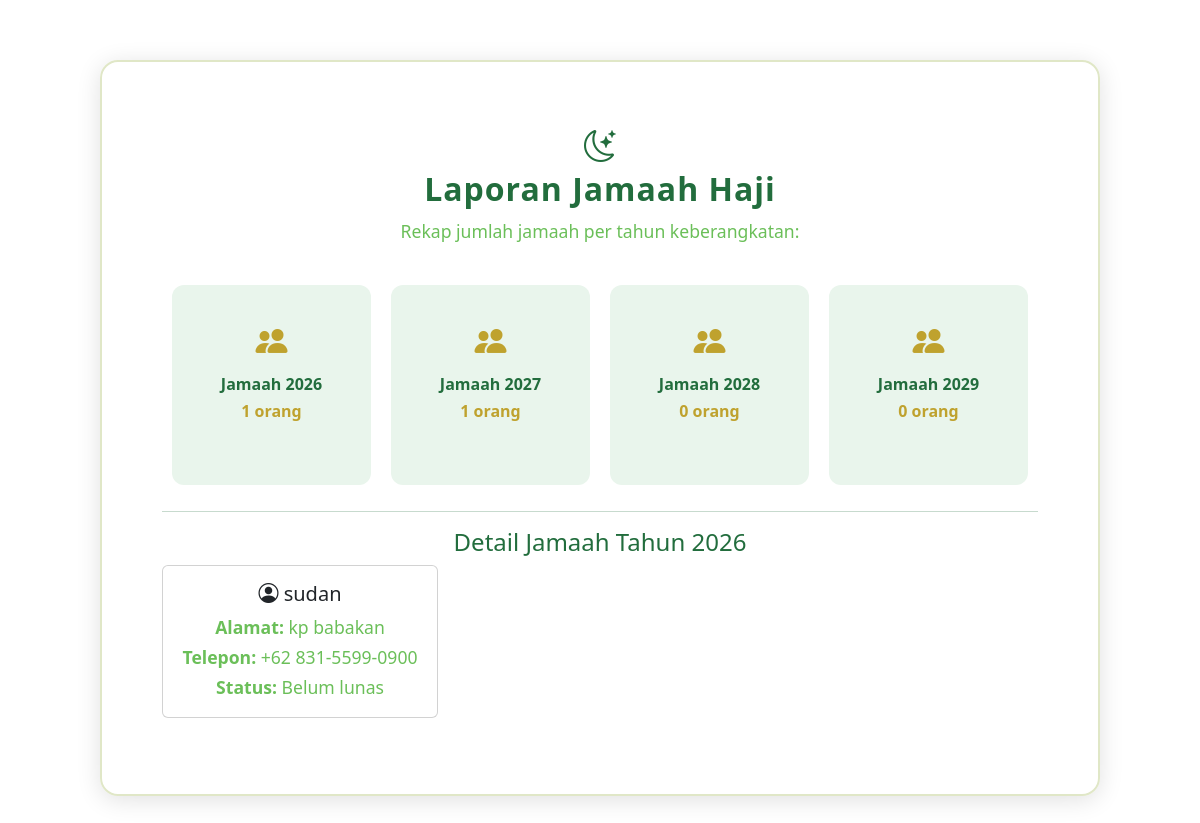
/contern/jamaahHaji/laporan.php?tahun=2026, run on an earlier commit of the app's database.
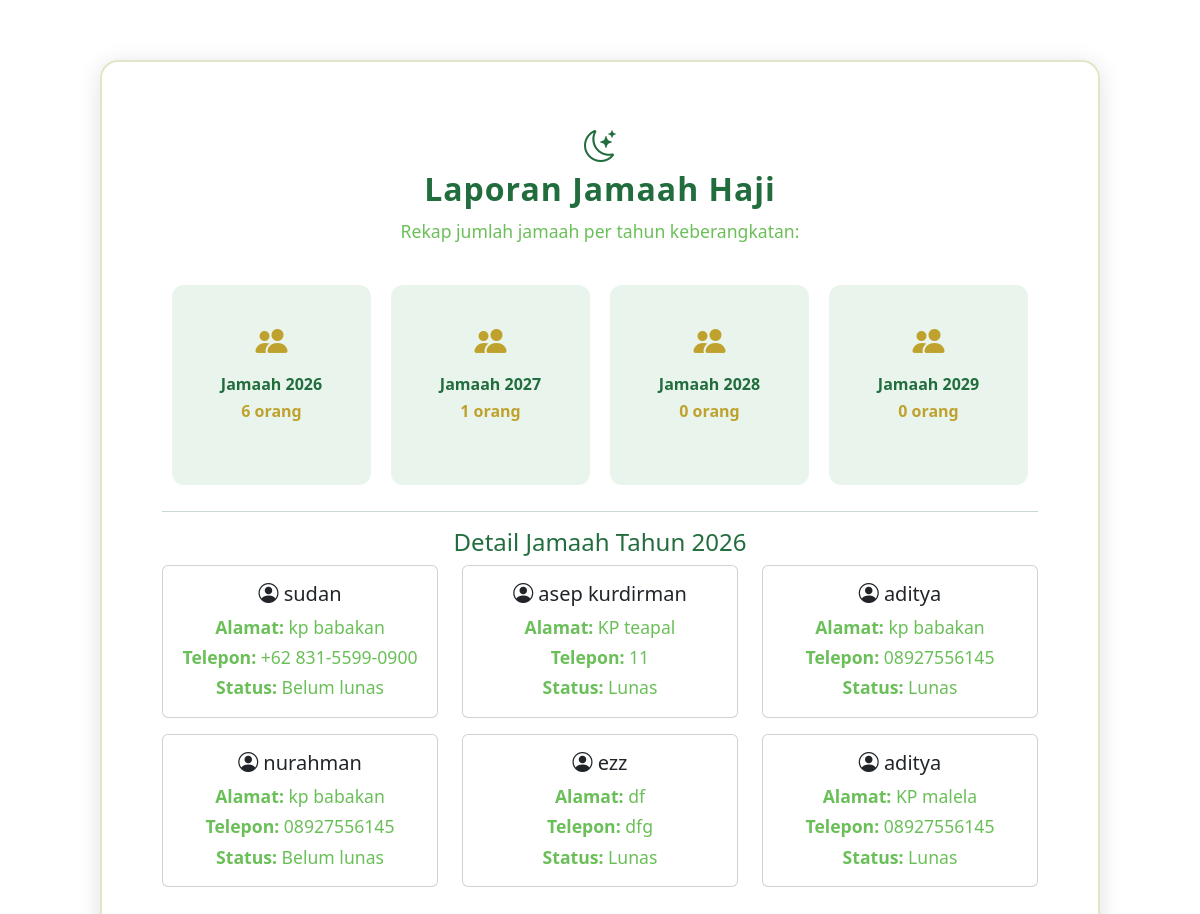
And on a later commit of the database.
### tables this page shows
CREATE TABLE `jamaah_haji` (
  `id` int NOT NULL,
  `foto` varchar(100) NOT NULL,
  `nik` varchar(20) NOT NULL,
  `no_porsi` varchar(30) NOT NULL,
  `nama_lengkap` varchar(100) NOT NULL,
  `jenis_kelamin` varchar(20) DEFAULT NULL,
  `tanggal_lahir` date NOT NULL,
  `alamat` varchar(200) DEFAULT NULL,
  `telepon` varchar(30) DEFAULT NULL,
  `no_paspor` varchar(20) DEFAULT NULL,
  `golongan_darah` varchar(5) DEFAULT NULL,
  `penyakit_bawaan` varchar(100) DEFAULT NULL,
  `jadwal_berangkat` date DEFAULT NULL,
  `status` varchar(250) NOT NULL,
  `data_pulang` date DEFAULT NULL,
  `id_pembimbing` int DEFAULT NULL
);

### contern/jamaahHaji/laporan.php (the view, shortened to what this page needs)
<?php
include __DIR__ . '/../../backend/query/read.php';
$jumlah2026 = $conn->query("SELECT COUNT(*) as jml FROM jamaah_haji WHERE YEAR(jadwal_berangkat) = 2026")->fetch_assoc()['jml'];
$jumlah2027 = $conn->query("SELECT COUNT(*) as jml FROM jamaah_haji WHERE YEAR(jadwal_berangkat) = 2027")->fetch_assoc()['jml'];
$jumlah2028 = $conn->query("SELECT COUNT(*) as jml FROM jamaah_haji WHERE YEAR(jadwal_berangkat) = 2028")->fetch_assoc()['jml'];
$jumlah2029 = $conn->query("SELECT COUNT(*) as jml FROM jamaah_haji WHERE YEAR(jadwal_berangkat) = 2029")->fetch_assoc()['jml'];
?>
<!DOCTYPE html>
<html lang="id">
<head>
    <link rel="stylesheet" href="../../jamaahHaji/index.css">
    <link rel="stylesheet" href="https://cdn.jsdelivr.net/npm/bootstrap@5.3.7/dist/css/bootstrap.min.css" />
    <link rel="stylesheet" href="https://cdn.jsdelivr.net/npm/bootstrap-icons@1.13.1/font/bootstrap-icons.min.css" />
    <link rel="stylesheet" href="../dasboard/index.css" />
</head>
<body>
    <div class="conten">
        <span style="font-size:2rem; color:#226d3d;"><i class="bi bi-moon-stars"></i></span>
        <h2>Laporan Jamaah Haji</h2>
        <p>Rekap jumlah jamaah per tahun keberangkatan:</p>
        <div class="d-flex justify-content-center flex-wrap">
            <a href="?tahun=2026" style="text-decoration:none; color:inherit;" class="stat-card">
                <i class="bi bi-people-fill"></i>
                <h5>Jamaah 2026</h5>
                <p><?= $jumlah2026 ?> orang</p>
            </a>
            <a href="?tahun=2027" style="text-decoration:none; color:inherit;" class="stat-card">
                <i class="bi bi-people-fill"></i>
                <h5>Jamaah 2027</h5>
                <p><?= $jumlah2027 ?> orang</p>
            </a>
            <a href="?tahun=2028" style="text-decoration:none; color:inherit;" class="stat-card">
                <i class="bi bi-people-fill"></i>
                <h5>Jamaah 2028</h5>
                <p><?= $jumlah2028 ?> orang</p>
            </a>
            <a href="?tahun=2029" style="text-decoration:none; color:inherit;" class="stat-card">
                <i class="bi bi-people-fill"></i>
                <h5>Jamaah 2029</h5>
                <p><?= $jumlah2029 ?> orang</p>
            </a>
        </div>
        <?php
        if (isset($_GET['tahun'])) {
            $tahun = intval($_GET['tahun']);
            echo "<hr><h4>Detail Jamaah Tahun $tahun</h4>";
            $q = $conn->query("SELECT * FROM jamaah_haji WHERE YEAR(jadwal_berangkat) = $tahun");
            echo '<div class="row">';
            while ($row = $q->fetch_assoc()) {
                echo '<div class="col-md-4 mb-3">';
                echo '<div class="card card-jamaah" onclick="window.location.href=\'detailJamaah.php?id=' . $row['id'] . '\'">';
                echo '<div class="card-body">';
                echo '<h5 class="card-title"><i class="bi bi-person-circle"></i> ' . htmlspecialchars($row['nama_lengkap']) . '</h5>';
                echo '<p class="card-text mb-1"><strong>Alamat:</strong> ' . htmlspecialchars($row['alamat']) . '</p>';
                echo '<p class="card-text mb-1"><strong>Telepon:</strong> ' . htmlspecialchars($row['telepon']) . '</p>';
                echo '<p class="card-text"><strong>Status:</strong> ' . htmlspecialchars($row['status']) . '</p>';
                echo '</div></div></div>';
            }
            echo '</div>';
        }
        ?>
    </div>
</body>
</html>

### index.css (style rules this page uses)
body { height: 100vh; margin: 0; }
a { color: #388e3c; text-decoration: none; }

### contern/dasboard/index.css (style rules this page uses)
body { margin: 0; font-family: 'Segoe UI', sans-serif; background: url('https://images.pexels.com/photos/2291789/pexels-photo-2291789.jpeg') no-repeat center center fixed; background-size: cover; }
.conten { margin: 60px auto; max-width: 1000px; background: rgba(255, 255, 255, 0.85); border-radius: 18px; box-shadow: 0 4px 24px rgba(0, 0, 0, 0.12); padding: 60px 60px; color: #226d3d; text-align: center; border: 2px solid #e0e7c7; }
.conten h2 { color: #226d3d; font-weight: bold; margin-bottom: 10px; letter-spacing: 1px; }
.conten p { color: #6bbf59; font-size: 1.1rem; margin-bottom: 30px; }
.stat-card { background: #e9f5ec; padding: 30px; border-radius: 12px; margin: 10px; flex: 1; min-width: 120px; height: 200px; display: flex; flex-direction: column; justify-content: center; }
.stat-card i { font-size: 2rem; color: #bfa22e; margin-bottom: 10px; }
.stat-card h5 { font-size: 1rem; font-weight: bold; margin-bottom: 5px; color: #226d3d; }
.stat-card p { font-size: 1rem; font-weight: bold; color: #bfa22e; }

What changed in the data, as far as the page shows it:
added jamaah_haji: nama_lengkap "asep kurdirman", alamat "KP teapal", telepon "11", status "Lunas"
added jamaah_haji: nama_lengkap "aditya", alamat "kp babakan", telepon "08927556145", status "Lunas"
added jamaah_haji: nama_lengkap "nurahman", alamat "kp babakan", telepon "08927556145", status "Belum lunas"
added jamaah_haji: nama_lengkap "ezz", alamat "df", telepon "dfg", status "Lunas"
added jamaah_haji: nama_lengkap "aditya", alamat "KP malela", telepon "08927556145", status "Lunas"
Also different on the page:
$jumlah2026: "1" → "6"
